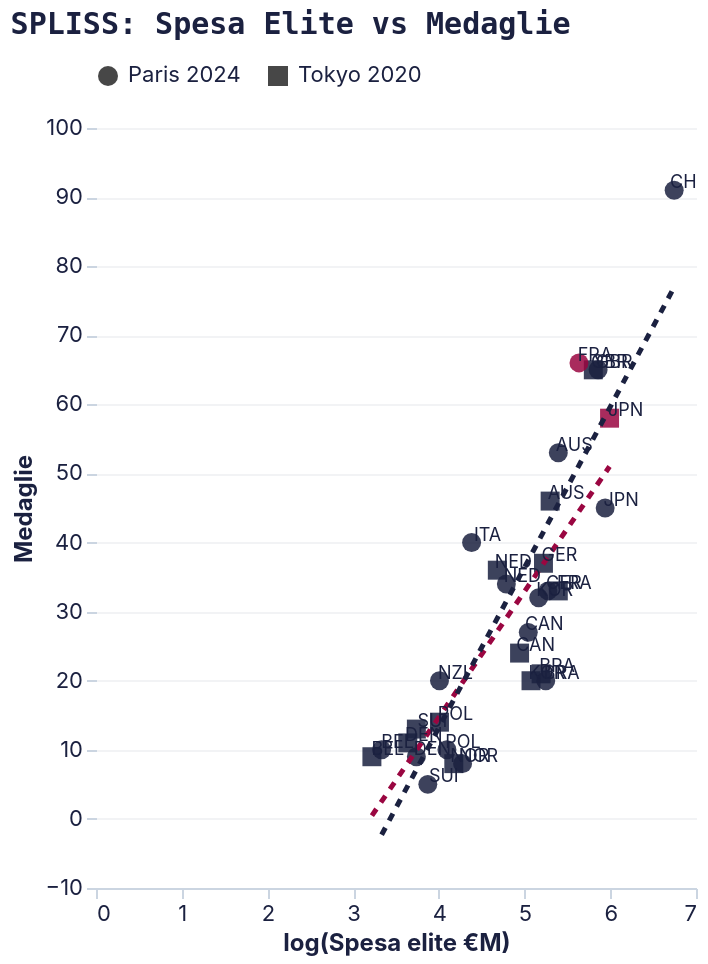

Express this chart as Vega-Lite.
### Vega-Lite specification from a JSON file in a GitHub repository (floating-point values rounded to 4 significant figures)
{"config": {"background": null, "view": {"stroke": null}, "title": {"font": "Space Mono, monospace", "fontSize": 15, "fontWeight": "bold", "color": "#1b2140", "anchor": "start", "offset": 12}, "axis": {"labelFont": "Inter, sans-serif", "titleFont": "Inter, sans-serif", "labelFontSize": 11, "titleFontSize": 12, "titleFontWeight": "bold", "labelColor": "#1b2140", "titleColor": "#1b2140", "gridColor": "#E5E7EB", "gridOpacity": 0.5, "domainColor": "#CBD5E1", "tickColor": "#CBD5E1", "labelAngle": 0}, "axisY": {"grid": true, "domain": false}, "axisX": {"grid": false}, "legend": {"labelFont": "Inter, sans-serif", "titleFont": "Inter, sans-serif", "labelFontSize": 11, "titleFontSize": 12, "titleFontWeight": "bold", "labelColor": "#1b2140", "titleColor": "#1b2140", "orient": "top", "direction": "horizontal", "symbolType": "circle"}, "range": {"category": ["#1b2140", "#ff8009", "#9a0641", "#ffe34a", "#e7b6af", "#64748B"], "ordinal": {"scheme": "blues"}, "heatmap": {"scheme": "blues"}, "ramp": {"scheme": "blues"}}, "bar": {"color": "#1b2140", "cornerRadiusTopRight": 3, "cornerRadiusBottomRight": 3}, "line": {"color": "#1b2140", "strokeWidth": 2.5}, "point": {"color": "#1b2140", "filled": true}, "circle": {"color": "#1b2140"}, "text": {"font": "Inter, sans-serif", "fontSize": 11, "color": "#1b2140"}, "arc": {"fill": "#1b2140"}, "area": {"fill": "#1b2140", "opacity": 0.5}}, "layer": [{"mark": {"type": "point", "filled": true, "opacity": 0.85, "size": 90}, "encoding": {"color": {"field": "tipo", "scale": {"range": ["#1b2140", "#9a0641"]}, "title": null, "type": "nominal"}, "shape": {"field": "Ed", "title": null, "type": "nominal"}, "tooltip": [{"field": "Nazione", "type": "nominal"}, {"field": "Ed", "type": "nominal"}, {"field": "Spesa", "type": "quantitative"}, {"field": "Medaglie", "type": "quantitative"}], "x": {"field": "log_spesa", "title": "log(Spesa elite €M)", "type": "quantitative"}, "y": {"field": "Medaglie", "type": "quantitative"}}, "name": "view_ab64c415cb3c0cc2_0"}, {"mark": {"type": "line", "strokeDash": [4, 4]}, "encoding": {"color": {"field": "Ed", "legend": null, "type": "nominal"}, "x": {"field": "log_spesa", "type": "quantitative"}, "y": {"field": "Medaglie", "type": "quantitative"}}, "transform": [{"on": "log_spesa", "regression": "Medaglie", "groupby": ["Ed"]}]}, {"mark": {"type": "text", "dx": 8, "dy": -4, "fontSize": 9}, "encoding": {"text": {"field": "Cod", "type": "nominal"}, "x": {"field": "log_spesa", "type": "quantitative"}, "y": {"field": "Medaglie", "type": "quantitative"}}}], "data": {"name": "data-70175a64611f5cee5bc703fcc8d402e6"}, "height": 380, "params": [{"name": "param_1e9efca18e7a2868", "select": {"type": "interval", "encodings": ["x", "y"]}, "bind": "scales", "views": ["view_ab64c415cb3c0cc2_0"]}], "title": "SPLISS: Spesa Elite vs Medaglie", "width": "container", "$schema": "https://vega.github.io/schema/vega-lite/v6.4.1.json", "datasets": {"data-70175a64611f5cee5bc703fcc8d402e6": [{"Nazione": "Great Britain", "Cod": "GBR", "Spesa": 331, "Medaglie": 65, "host": 0, "Ed": "Tokyo 2020", "log_spesa": 5.802, "tipo": "Altro paese"}, {"Nazione": "Netherlands", "Cod": "NED", "Spesa": 108, "Medaglie": 36, "host": 0, "Ed": "Tokyo 2020", "log_spesa": 4.682, "tipo": "Altro paese"}, {"Nazione": "France", "Cod": "FRA", "Spesa": 220, "Medaglie": 33, "host": 0, "Ed": "Tokyo 2020", "log_spesa": 5.394, "tipo": "Altro paese"}, {"Nazione": "Germany", "Cod": "GER", "Spesa": 185, "Medaglie": 37, "host": 0, "Ed": "Tokyo 2020", "log_spesa": 5.22, "tipo": "Altro paese"}, {"Nazione": "Australia", "Cod": "AUS", "Spesa": 200, "Medaglie": 46, "host": 0, "Ed": "Tokyo 2020", "log_spesa": 5.298, "tipo": "Altro paese"}, {"Nazione": "Belgium", "Cod": "BEL", "Spesa": 25, "Medaglie": 9, "host": 0, "Ed": "Tokyo 2020", "log_spesa": 3.219, "tipo": "Altro paese"}, {"Nazione": "Canada", "Cod": "CAN", "Spesa": 140, "Medaglie": 24, "host": 0, "Ed": "Tokyo 2020", "log_spesa": 4.942, "tipo": "Altro paese"}, {"Nazione": "Japan", "Cod": "JPN", "Spesa": 400, "Medaglie": 58, "host": 1, "Ed": "Tokyo 2020", "log_spesa": 5.991, "tipo": "Paese ospitante"}, {"Nazione": "Brazil", "Cod": "BRA", "Spesa": 180, "Medaglie": 21, "host": 0, "Ed": "Tokyo 2020", "log_spesa": 5.193, "tipo": "Altro paese"}, {"Nazione": "Poland", "Cod": "POL", "Spesa": 55, "Medaglie": 14, "host": 0, "Ed": "Tokyo 2020", "log_spesa": 4.007, "tipo": "Altro paese"}, {"Nazione": "Norway", "Cod": "NOR", "Spesa": 65, "Medaglie": 8, "host": 0, "Ed": "Tokyo 2020", "log_spesa": 4.174, "tipo": "Altro paese"}, {"Nazione": "Denmark", "Cod": "DEN", "Spesa": 38, "Medaglie": 11, "host": 0, "Ed": "Tokyo 2020", "log_spesa": 3.638, "tipo": "Altro paese"}, {"Nazione": "Switzerland", "Cod": "SUI", "Spesa": 42, "Medaglie": 13, "host": 0, "Ed": "Tokyo 2020", "log_spesa": 3.738, "tipo": "Altro paese"}, {"Nazione": "South Korea", "Cod": "KOR", "Spesa": 160, "Medaglie": 20, "host": 0, "Ed": "Tokyo 2020", "log_spesa": 5.075, "tipo": "Altro paese"}, {"Nazione": "Great Britain", "Cod": "GBR", "Spesa": 350, "Medaglie": 65, "host": 0, "Ed": "Paris 2024", "log_spesa": 5.858, "tipo": "Altro paese"}, {"Nazione": "Netherlands", "Cod": "NED", "Spesa": 120, "Medaglie": 34, "host": 0, "Ed": "Paris 2024", "log_spesa": 4.787, "tipo": "Altro paese"}, {"Nazione": "France", "Cod": "FRA", "Spesa": 280, "Medaglie": 66, "host": 1, "Ed": "Paris 2024", "log_spesa": 5.635, "tipo": "Paese ospitante"}, {"Nazione": "Germany", "Cod": "GER", "Spesa": 195, "Medaglie": 33, "host": 0, "Ed": "Paris 2024", "log_spesa": 5.273, "tipo": "Altro paese"}, {"Nazione": "Australia", "Cod": "AUS", "Spesa": 220, "Medaglie": 53, "host": 0, "Ed": "Paris 2024", "log_spesa": 5.394, "tipo": "Altro paese"}, {"Nazione": "Belgium", "Cod": "BEL", "Spesa": 28, "Medaglie": 10, "host": 0, "Ed": "Paris 2024", "log_spesa": 3.332, "tipo": "Altro paese"}, {"Nazione": "Canada", "Cod": "CAN", "Spesa": 155, "Medaglie": 27, "host": 0, "Ed": "Paris 2024", "log_spesa": 5.043, "tipo": "Altro paese"}, {"Nazione": "Japan", "Cod": "JPN", "Spesa": 380, "Medaglie": 45, "host": 0, "Ed": "Paris 2024", "log_spesa": 5.94, "tipo": "Altro paese"}, {"Nazione": "Brazil", "Cod": "BRA", "Spesa": 190, "Medaglie": 20, "host": 0, "Ed": "Paris 2024", "log_spesa": 5.247, "tipo": "Altro paese"}, {"Nazione": "Poland", "Cod": "POL", "Spesa": 60, "Medaglie": 10, "host": 0, "Ed": "Paris 2024", "log_spesa": 4.094, "tipo": "Altro paese"}, {"Nazione": "Norway", "Cod": "NOR", "Spesa": 72, "Medaglie": 8, "host": 0, "Ed": "Paris 2024", "log_spesa": 4.277, "tipo": "Altro paese"}, {"Nazione": "Denmark", "Cod": "DEN", "Spesa": 42, "Medaglie": 9, "host": 0, "Ed": "Paris 2024", "log_spesa": 3.738, "tipo": "Altro paese"}, {"Nazione": "Switzerland", "Cod": "SUI", "Spesa": 48, "Medaglie": 5, "host": 0, "Ed": "Paris 2024", "log_spesa": 3.871, "tipo": "Altro paese"}, {"Nazione": "South Korea", "Cod": "KOR", "Spesa": 175, "Medaglie": 32, "host": 0, "Ed": "Paris 2024", "log_spesa": 5.165, "tipo": "Altro paese"}, {"Nazione": "New Zealand", "Cod": "NZL", "Spesa": 55, "Medaglie": 20, "host": 0, "Ed": "Paris 2024", "log_spesa": 4.007, "tipo": "Altro paese"}, {"Nazione": "Italy", "Cod": "ITA", "Spesa": 80, "Medaglie": 40, "host": 0, "Ed": "Paris 2024", "log_spesa": 4.382, "tipo": "Altro paese"}, {"Nazione": "China", "Cod": "CHN", "Spesa": 850, "Medaglie": 91, "host": 0, "Ed": "Paris 2024", "log_spesa": 6.745, "tipo": "Altro paese"}]}}
